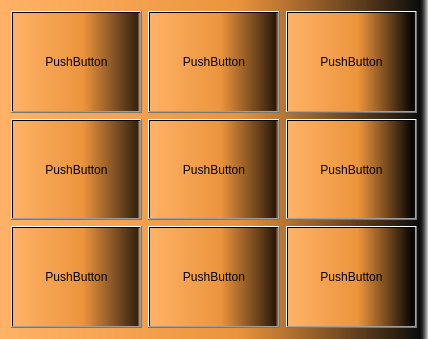
<?xml version="1.0" encoding="UTF-8"?>
<ui version="4.0">
 <class>GameFieldDialog</class>
 <widget class="QDialog" name="GameFieldDialog">
  <property name="geometry">
   <rect>
    <x>0</x>
    <y>0</y>
    <width>428</width>
    <height>339</height>
   </rect>
  </property>
  <property name="minimumSize">
   <size>
    <width>300</width>
    <height>300</height>
   </size>
  </property>
  <property name="windowTitle">
   <string>Dialog</string>
  </property>
  <property name="styleSheet">
   <string notr="true">background-color: qlineargradient(spread:pad, x1:0, y1:0, x2:1, y2:0, stop:0 rgba(255, 178, 102, 255), stop:0.55 rgba(235, 148, 61, 255), stop:0.98 rgba(0, 0, 0, 200), stop:1 rgba(0, 0, 0, 0));
</string>
  </property>
  <layout class="QGridLayout" name="gridLayout">
   <item row="0" column="0">
    <widget class="QPushButton" name="pushButton">
     <property name="sizePolicy">
      <sizepolicy hsizetype="Preferred" vsizetype="Preferred">
       <horstretch>0</horstretch>
       <verstretch>0</verstretch>
      </sizepolicy>
     </property>
     <property name="minimumSize">
      <size>
       <width>100</width>
       <height>100</height>
      </size>
     </property>
     <property name="text">
      <string>PushButton</string>
     </property>
    </widget>
   </item>
   <item row="0" column="1">
    <widget class="QPushButton" name="pushButton_2">
     <property name="sizePolicy">
      <sizepolicy hsizetype="Preferred" vsizetype="Preferred">
       <horstretch>0</horstretch>
       <verstretch>0</verstretch>
      </sizepolicy>
     </property>
     <property name="minimumSize">
      <size>
       <width>100</width>
       <height>100</height>
      </size>
     </property>
     <property name="text">
      <string>PushButton</string>
     </property>
    </widget>
   </item>
   <item row="0" column="2">
    <widget class="QPushButton" name="pushButton_3">
     <property name="sizePolicy">
      <sizepolicy hsizetype="Preferred" vsizetype="Preferred">
       <horstretch>0</horstretch>
       <verstretch>0</verstretch>
      </sizepolicy>
     </property>
     <property name="minimumSize">
      <size>
       <width>100</width>
       <height>100</height>
      </size>
     </property>
     <property name="text">
      <string>PushButton</string>
     </property>
    </widget>
   </item>
   <item row="1" column="0">
    <widget class="QPushButton" name="pushButton_4">
     <property name="sizePolicy">
      <sizepolicy hsizetype="Preferred" vsizetype="Preferred">
       <horstretch>0</horstretch>
       <verstretch>0</verstretch>
      </sizepolicy>
     </property>
     <property name="minimumSize">
      <size>
       <width>100</width>
       <height>100</height>
      </size>
     </property>
     <property name="text">
      <string>PushButton</string>
     </property>
    </widget>
   </item>
   <item row="1" column="1">
    <widget class="QPushButton" name="pushButton_5">
     <property name="sizePolicy">
      <sizepolicy hsizetype="Preferred" vsizetype="Preferred">
       <horstretch>0</horstretch>
       <verstretch>0</verstretch>
      </sizepolicy>
     </property>
     <property name="minimumSize">
      <size>
       <width>100</width>
       <height>100</height>
      </size>
     </property>
     <property name="text">
      <string>PushButton</string>
     </property>
    </widget>
   </item>
   <item row="1" column="2">
    <widget class="QPushButton" name="pushButton_6">
     <property name="sizePolicy">
      <sizepolicy hsizetype="Preferred" vsizetype="Preferred">
       <horstretch>0</horstretch>
       <verstretch>0</verstretch>
      </sizepolicy>
     </property>
     <property name="minimumSize">
      <size>
       <width>100</width>
       <height>100</height>
      </size>
     </property>
     <property name="text">
      <string>PushButton</string>
     </property>
    </widget>
   </item>
   <item row="2" column="0">
    <widget class="QPushButton" name="pushButton_7">
     <property name="sizePolicy">
      <sizepolicy hsizetype="Preferred" vsizetype="Preferred">
       <horstretch>0</horstretch>
       <verstretch>0</verstretch>
      </sizepolicy>
     </property>
     <property name="minimumSize">
      <size>
       <width>100</width>
       <height>100</height>
      </size>
     </property>
     <property name="text">
      <string>PushButton</string>
     </property>
    </widget>
   </item>
   <item row="2" column="1">
    <widget class="QPushButton" name="pushButton_8">
     <property name="sizePolicy">
      <sizepolicy hsizetype="Preferred" vsizetype="Preferred">
       <horstretch>0</horstretch>
       <verstretch>0</verstretch>
      </sizepolicy>
     </property>
     <property name="minimumSize">
      <size>
       <width>100</width>
       <height>100</height>
      </size>
     </property>
     <property name="text">
      <string>PushButton</string>
     </property>
    </widget>
   </item>
   <item row="2" column="2">
    <widget class="QPushButton" name="pushButton_9">
     <property name="sizePolicy">
      <sizepolicy hsizetype="Preferred" vsizetype="Preferred">
       <horstretch>0</horstretch>
       <verstretch>0</verstretch>
      </sizepolicy>
     </property>
     <property name="minimumSize">
      <size>
       <width>100</width>
       <height>100</height>
      </size>
     </property>
     <property name="text">
      <string>PushButton</string>
     </property>
    </widget>
   </item>
  </layout>
 </widget>
 <resources/>
 <connections/>
</ui>
